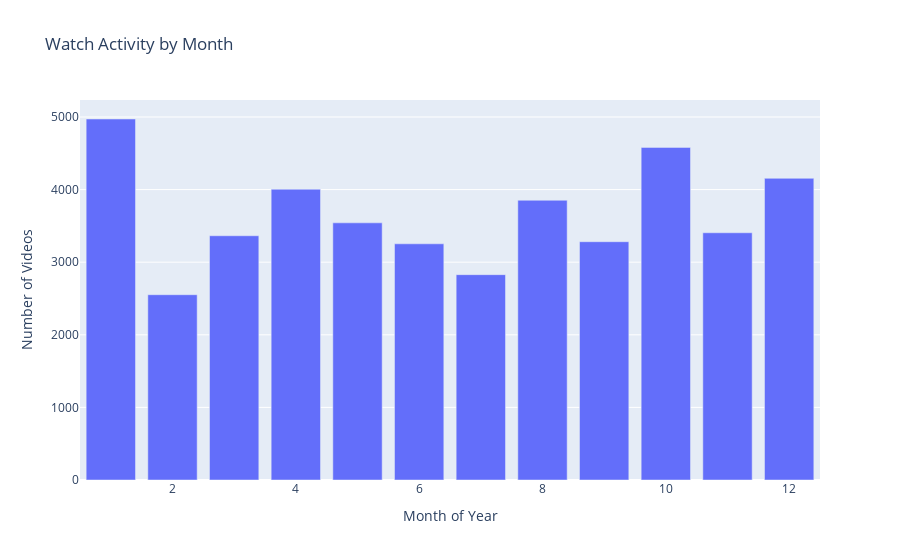

Source (notebook cell):
### Code cell
# Visualizes the watch activity by month using Plotly Express
fig = px.bar(
    monthly_df, # Use the monthly DataFrame for plotting
    x='month', # Use the month column for x-axis
    y='count', # Use the count of videos watched for y-axis
    title='Watch Activity by Month', # Set the title of the chart
    labels={'month': 'Month of Year', 'count': 'Number of Videos'}, # Set axis labels
    hover_data=['count'] # Show count in hover data
    )

fig.show() # Show the plot

# Or using Matplotlib
monthly_df.plot(
    kind='bar', x='month', y='count', legend=True
) # Create a horizontal bar chart
plt.xlabel('Month of Year') # Set x-axis label 
plt.ylabel('Number of Videos Watched (Since Dec 2022)') # Set y-axis label
plt.title('Watch Activity by Month') # Set the title of the chart
plt.show() # Show the plot

### Figure 1 — Plotly figure (JSON) as saved in the notebook; plotly's stock layout.template omitted (floating-point values rounded to 4 significant figures)
{"data": [{"hovertemplate": "Month of Year=%{x}<br>Number of Videos=%{y}<extra></extra>", "legendgroup": "", "marker": {"color": "#636efa", "pattern": {"shape": ""}}, "name": "", "orientation": "v", "showlegend": false, "textposition": "auto", "type": "bar", "x": [1, 2, 3, 4, 5, 6, 7, 8, 9, 10, 11, 12], "xaxis": "x", "y": [4972, 2552, 3364, 4005, 3542, 3253, 2828, 3853, 3282, 4581, 3405, 4155], "yaxis": "y"}], "layout": {"barmode": "relative", "legend": {"tracegroupgap": 0}, "title": {"text": "Watch Activity by Month"}, "xaxis": {"anchor": "y", "domain": [0, 1], "title": {"text": "Month of Year"}}, "yaxis": {"anchor": "x", "domain": [0, 1], "title": {"text": "Number of Videos"}}}}
